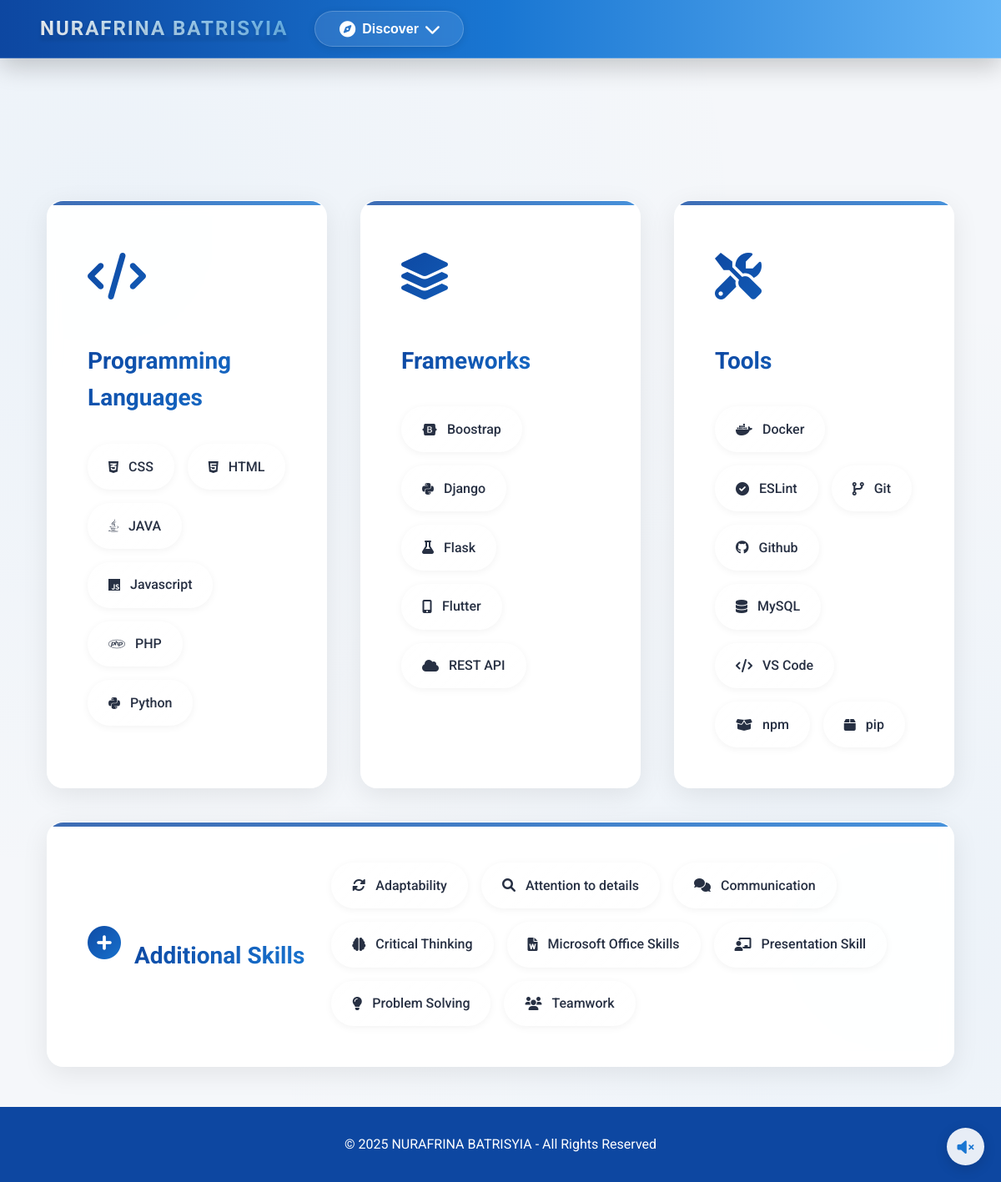
Screenshot of /skills/ with the database file from the repository.
### app/models.py (models this page shows, shortened)
class Skill(models.Model):
    SKILL_TYPES = [
        ('LANG', 'Programming Languages'),
        ('FRAM', 'Frameworks'),
        ('TOOL', 'Tools'),
        ('ADD', 'Additional Skills')
    ]
    name = models.CharField(max_length=100)
    icon_class = models.CharField(max_length=50, help_text="Font Awesome class (e.g., 'fab fa-python')")
    skill_type = models.CharField(max_length=4, choices=SKILL_TYPES)
    created_at = models.DateTimeField(auto_now_add=True)
    class Meta:
        ordering = ['skill_type', 'name']

### app/views.py (the view)
# urls.py: path('skills/', views.skills, name='skills'),
def skills(request):
    skills_by_type = {
        'LANG': Skill.objects.filter(skill_type='LANG'),
        'FRAM': Skill.objects.filter(skill_type='FRAM'),
        'TOOL': Skill.objects.filter(skill_type='TOOL'),
        'ADD': Skill.objects.filter(skill_type='ADD')
    }
    return render(
        request,
        'app/skills.html',
        {
            'title': 'Skills',
            'year': datetime.now().year,
            'skills': skills_by_type,
        }
    )

### app/templates/app/skills.html (shortened to what this page needs)
{% extends "app/layout.html" %} {% load static %} {% block content %}
<link rel="stylesheet" href="{% static 'app/css/main.css' %}" />
<link rel="stylesheet" href="{% static 'app/css/skills.css' %}" />
<div id="particles-js" class="particles-background"></div>
<div class="skills-grid">
  <div class="skill-card">
    <div class="skill-icon">
      <i class="fas fa-code"></i>
    </div>
    <div class="skill-content">
      <h3>Programming Languages</h3>
      <div class="skill-items">
        {% for skill in skills.LANG %}
        <span class="skill-item">
          <i class="{{ skill.icon_class }}"></i>{{ skill.name }}
        </span>
        {% endfor %}
      </div>
    </div>
  </div>
  <div class="skill-card">
    <div class="skill-icon">
      <i class="fas fa-layer-group"></i>
    </div>
    <div class="skill-content">
      <h3>Frameworks</h3>
      <div class="skill-items">
        {% for skill in skills.FRAM %}
        <span class="skill-item">
          <i class="{{ skill.icon_class }}"></i>{{ skill.name }}
        </span>
        {% endfor %}
      </div>
    </div>
  </div>
  <div class="skill-card">
    <div class="skill-icon">
      <i class="fas fa-tools"></i>
    </div>
    <div class="skill-content">
      <h3>Tools</h3>
      <div class="skill-items">
        {% for skill in skills.TOOL %}
        <span class="skill-item">
          <i class="{{ skill.icon_class }}"></i>{{ skill.name }}
        </span>
        {% endfor %}
      </div>
    </div>
  </div>
  {% if skills.ADD %}
  <div class="skill-card additional-skills" style="grid-column: 1 / -1">
    <div class="skill-content">
      <div class="title-group">
        <div class="skill-icon">
          <i class="fas fa-plus-circle"></i>
        </div>
        <h3>Additional Skills</h3>
      </div>
      <div class="skill-items">
        {% for skill in skills.ADD %}
        <span class="skill-item">
          <i class="{{ skill.icon_class }}"></i>{{ skill.name }}
        </span>
        {% endfor %}
      </div>
    </div>
  </div>
  {% endif %}
</div>
{% endblock %}

### app/templates/app/layout.html (shortened to what this page needs)
<!DOCTYPE html>
<html>
  <head>
    {% load static %}
    <link
      rel="stylesheet"
      href="https://cdnjs.cloudflare.com/ajax/libs/font-awesome/6.0.0/css/all.min.css"
    />
    <link rel="stylesheet" href="{% static 'app/css/layout.css' %}" />
  </head>
  <body>
    <div class="audio-controls" onclick="toggleMusic()">
      <i class="fas fa-volume-up" id="audioIcon"></i>
    </div>
    <nav class="navbar">
      <div class="navbar-left">
        <a href="/" class="decorative-name">Nurafrina Batrisyia</a>
        <div class="nav-dropdown">
          <button class="dropdown-button">
            <i class="fas fa-compass"></i> Discover
            <i class="fas fa-chevron-down"></i>
          </button>
        </div>
      </div>
    </nav>
    <div class="container body-content">{% block content %}{% endblock %}</div>
    <footer>
      <div
        class="text-center mt-5"
        style="text-align: center; width: 100%; padding: 1rem 0"
      >
        <p>&copy; {{ year }} NURAFRINA BATRISYIA - All Rights Reserved</p>
      </div>
    </footer>
  </body>
</html>

### app/static/app/css/layout.css (style rules this page uses)
:root { --primary-color: #0d47a1; --secondary-color: #1976d2; --accent-color: #64b5f6; --background-color: #f5f7fa; --text-color: #273043; --card-background: #ffffff; --gradient: linear-gradient(135deg, #0d47a1, #1976d2); --nav-dropdown-bg: rgba(255, 255, 255, 0.98); --nav-dropdown-shadow: 0 10px 25px rgba(0, 0, 0, 0.15); --transition-slow: all 0.4s cubic-bezier(0.165, 0.84, 0.44, 1); --transition-medium: all 0.3s cubic-bezier(0.165, 0.84, 0.44, 1); --transition-fast: all 0.2s cubic-bezier(0.165, 0.84, 0.44, 1); --nav-gradient: linear-gradient(to right, #0d47a1, #1976d2, #64b5f6); --nav-glass-bg: rgba(255, 255, 255, 0.1); --nav-glass-border: rgba(255, 255, 255, 0.2); --nav-shadow: 0 10px 30px rgba(0, 0, 0, 0.2); }
body { background-color: var(--background-color); color: var(--text-color); font-family: "Roboto", sans-serif; padding-top: 70px; margin: 0; overflow-x: hidden; }
.navbar { background: var(--nav-gradient); backdrop-filter: blur(15px); padding: 0.8rem 3rem; position: fixed; width: 100%; top: 0; left: 0; z-index: 1000; transition: var(--transition-slow); display: flex; align-items: center; justify-content: space-between; box-sizing: border-box; box-shadow: var(--nav-shadow); border-bottom: 1px solid var(--nav-glass-border); animation: navFadeIn 0.5s ease-out forwards; }
.navbar-left { display: flex; align-items: center; }
.decorative-name { font-family: 'Roboto', sans-serif; color: #fff; font-size: 1.5rem; font-weight: 700; letter-spacing: 2px; text-transform: uppercase; background: linear-gradient(45deg, #ffffff, #63b3ed); -webkit-background-clip: text; -webkit-text-fill-color: transparent; transition: var(--transition-medium); text-shadow: 0px 2px 4px rgba(0,0,0,0.15); margin-right: 2rem; position: relative; }
.decorative-name::after { content: ''; position: absolute; bottom: -5px; left: 0; width: 0; height: 2px; background: #63b3ed; transition: var(--transition-medium); }
.nav-dropdown { position: relative; display: inline-block; }
.dropdown-button { display: flex; align-items: center; gap: 0.5rem; background: var(--nav-glass-bg); border: 1px solid var(--nav-glass-border); padding: 0.7rem 1.8rem; border-radius: 30px; color: white; font-weight: 600; cursor: pointer; transition: var(--transition-medium); font-size: 1rem; box-shadow: 0 2px 10px rgba(0, 0, 0, 0.1); backdrop-filter: blur(5px); }
.dropdown-button i { font-size: 1.2rem; transition: var(--transition-medium); }
.container { max-width: 1200px; margin: 0 auto; padding: 0 15px; }
footer { background: var(--primary-color); color: white; padding: 0; margin-top: 1rem; }
.audio-controls { position: fixed; bottom: 20px; right: 20px; z-index: 1000; background: rgba(255, 255, 255, 0.9); width: 45px; height: 45px; border-radius: 50%; box-shadow: 0 4px 15px rgba(0, 0, 0, 0.15); cursor: pointer; transition: var(--transition-medium); display: flex; align-items: center; justify-content: center; }
.audio-controls i { font-size: 18px; color: var(--secondary-color); }

### app/static/app/css/main.css (style rules this page uses)
:root { --primary-color: #0d47a1; --secondary-color: #1976d2; --accent-color: #64b5f6; --background-color: #f5f7fa; --text-color: #273043; --card-background: #ffffff; --gradient: linear-gradient(135deg, #0d47a1, #1976d2); --box-shadow: 0 10px 30px rgba(0, 0, 0, 0.1); --transition-smooth: all 0.4s cubic-bezier(0.165, 0.84, 0.44, 1); }
body { background-color: var(--background-color); color: var(--text-color); font-family: "Roboto", sans-serif; padding-top: 70px; margin: 0; line-height: 1.6; overflow-x: hidden; background-image: radial-gradient(circle at 10% 20%, rgba(66, 153, 225, 0.05) 0%, transparent 50%), radial-gradient(circle at 90% 80%, rgba(66, 153, 225, 0.05) 0%, transparent 50%); background-attachment: fixed; }
.container { max-width: 1200px; margin: 0 auto; padding: 0 1.5rem; }
.particles-background { position: fixed; top: 0; left: 0; width: 100%; height: 100%; z-index: -1; opacity: 0.6; }
.navbar { position: fixed; width: 100%; top: 0; left: 0; z-index: 1000; transition: background-color 0.3s ease; }

### rows the page displays
Skill: name "CSS"
Skill: name "HTML"
Skill: name "JAVA"
Skill: name "Javascript"
Skill: name "PHP"
Skill: name "Python"
Skill: name "Boostrap"
Skill: name "Django"
Skill: name "Flask"
Skill: name "Flutter"
Skill: name "REST API"
Skill: name "Docker"
Skill: name "ESLint"
Skill: name "Git"
Skill: name "Github"
Skill: name "MySQL"
Skill: name "VS Code"
Skill: name "npm"
Skill: name "pip"
Skill: name "Adaptability"
Skill: name "Attention to details"
Skill: name "Communication"
Skill: name "Critical Thinking"
Skill: name "Microsoft Office Skills"
Skill: name "Presentation Skill"
Skill: name "Problem Solving"
Skill: name "Teamwork"
